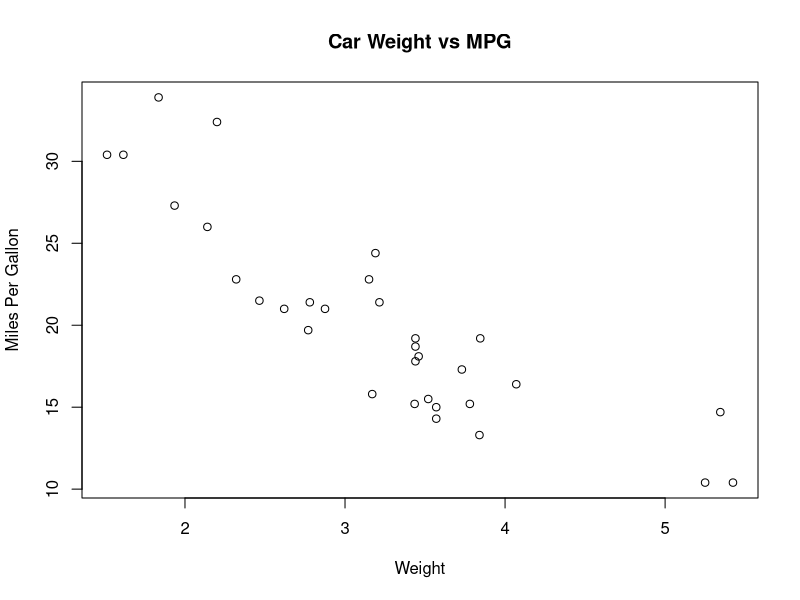

Here is the R script that generated this plot:
# Assignment 7
# Step 1: Choose or Download Data

data("mtcars")

# Display the first six rows
head(mtcars)

# Examine the dataset structure
str(mtcars)
# Step 2: Test Generic Functions

# Print the dataset
print(mtcars)

# Display summary statistics
summary(mtcars)

# Create a plot
plot(mtcars$wt, mtcars$mpg,
     main = "Car Weight vs MPG",
     xlab = "Weight",
     ylab = "Miles Per Gallon")
# Step 3: Explore S3 vs S4

# Create an S3 object
s3_obj <- list(name = "Trey", age = 29, GPA = 3.5)

class(s3_obj) <- "student_s3"

# Define an S3 print method
print.student_s3 <- function(x, ...) {
  cat("Student:", x$name,
      "\nAge:", x$age,
      "\nGPA:", x$GPA, "\n")
}

# Test the S3 method
print(s3_obj)
# Create an S4 class
setClass("student_s4",
         slots = c(name = "character",
                   age = "numeric",
                   GPA = "numeric"))

# Create an S4 object
s4_obj <- new("student_s4",
              name = "Trey",
              age = 29,
              GPA = 3.5)

# Define an S4 print method
setMethod("print", "student_s4",
          function(x, ...) {
            cat("Student:", x@name,
                "\nAge:", x@age,
                "\nGPA:", x@GPA, "\n")
          })

# Test the S4 method
print(s4_obj)
# Compare S3 and S4 objects


isS4(s3_obj)
isS4(s4_obj)
# S3 in informal, while S4 uses formal class definitions
